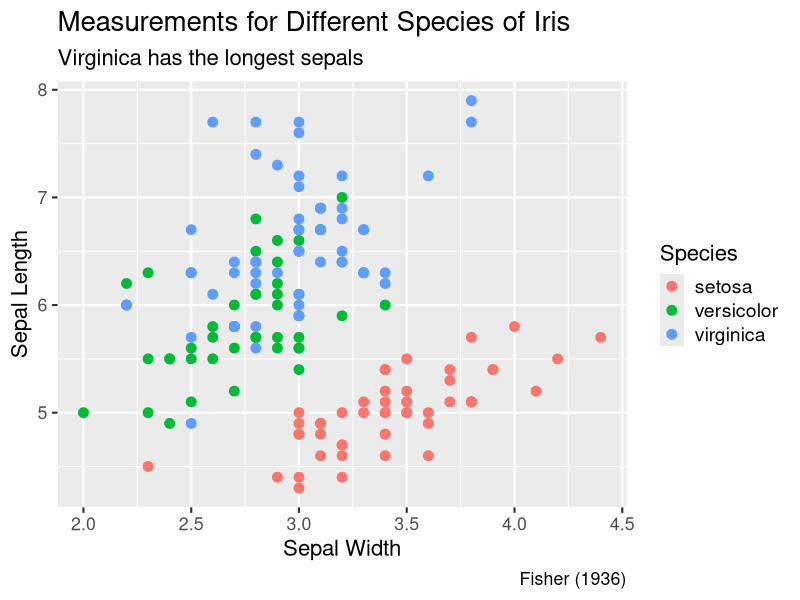

Reproduce this figure in R.
## ---- chunk 1
#| message: false
#| echo: false
#| label: setup
library(tidyverse)
## ---- chunk 2
#| message: false
#| echo: false
ggplot(iris, aes(x = Sepal.Width, y = Sepal.Length, color = Species)) +
	geom_point(size = 3) +
	labs(
		title = "Measurements for Different Species of Iris",
		subtitle = "Virginica has the longest sepals",
		x = "Sepal Width",
		y = "Sepal Length",
		caption = "Fisher (1936)",
		color = "Species"
	) +
	theme_gray(base_size = 16) +
	theme(
		plot.title = element_text(size = 20),
		plot.subtitle = element_text(size = 16),
		plot.caption = element_text(hjust = 1),
		legend.title = element_text(size = 16),
		legend.text = element_text(size = 14)
	)
